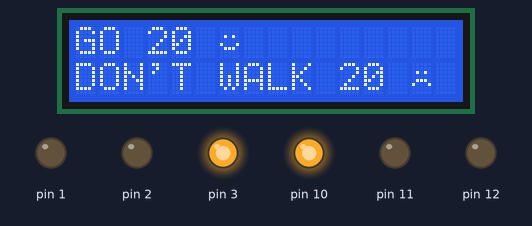
Simulated run of this sketch. Board: Arduino Uno, built with avr-gcc and run on an emulated ATmega328P. Shown: 16×2 character LCD, output pins drawn as LEDs (lit = HIGH).

Above: at 0.1 s.
At 5.1 s:
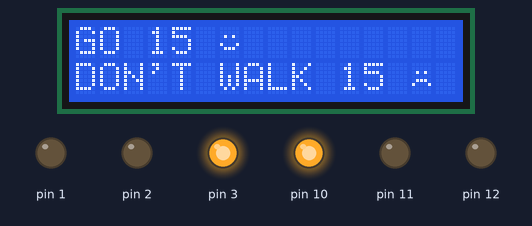
At 10.2 s:
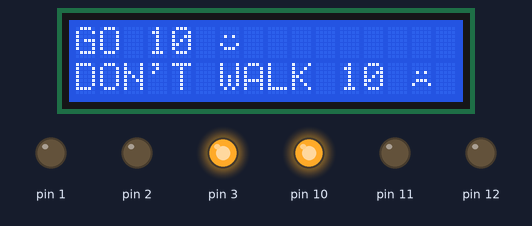
At 20.2 s:
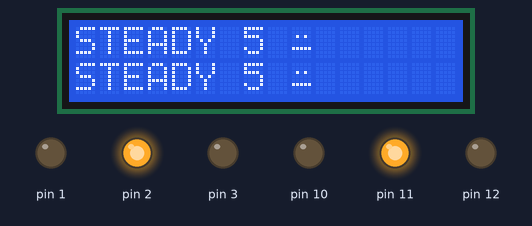
At 29.3 s:
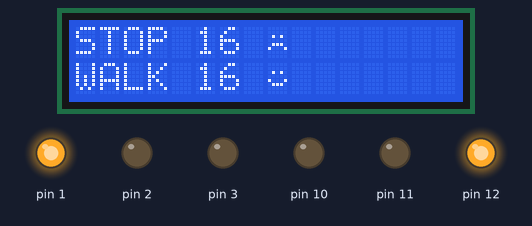
At 38.3 s:
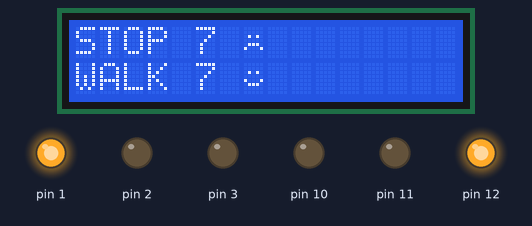
Timing chart, 0 to 39.8 s (numbered marks = the images above):
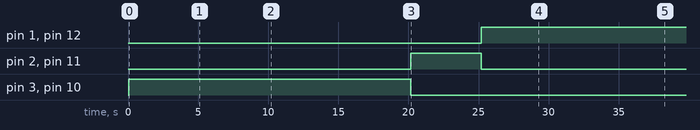

Measured:
- by itself, pin 1, pin 12: LOW → HIGH at 25.2 s
- by itself, pin 2, pin 11: LOW → HIGH at 20.2 s, → LOW 5.0 s later
- by itself, pin 3, pin 10: LOW → HIGH at 0.07 s, → LOW 20.1 s later
- what the display in image 1 shows lasts 1.0 s, from 5.1 s to 6.1 s

The sketch:

Traffic_Light.ino
```cpp
// including liquid crystal to enable using the lcd
#include<LiquidCrystal.h>
// setting the lcd pins to the arduino
const int rs = 8, en = 9, d4 = 4, d5 = 5, d6 = 6, d7 = 7;
LiquidCrystal lcd(rs, en, d4, d5, d6, d7);
//creating characters to show on lcd by lighting some points on lcd
byte smiley[8]{
  0b00000,
  0b00000,
  0b01010,
  0b00000,
  0b10001,
  0b01110,
  0b00000,
  0b00000
};
byte face[8]{
  0b00000,
  0b00000,
  0b01010,
  0b00000,
  0b00000,
  0b11111,
  0b00000,
  0b00000,
};
byte sad[8]{
  0b00000,
  0b00000,
  0b01010,
  0b00000,
  0b01110,
  0b10001,
  0b00000,
  0b00000
};

void setup() {
// setting pins 8,9 to lcd and 10,11,12, to the leds
  DDRB=0b00011111;
  // setting 1,2,3 to leds and 4,5,6 to lcd
  DDRD=0b01111110;
  // defining 16*2 lcd
  lcd.begin(16,2);
  // creating characters which previously defined
  lcd.createChar(0,smiley);
  lcd.createChar(1,face);
  lcd.createChar(2,sad);

}

void loop(){

  //green for 20 seconds
  for(int g=20; g>0; g--){

    // clearing the lcd
    lcd.clear();
    // setting lcd to write in column 0 and row 0
    lcd.setCursor(0,0);
    // turn on pin 10 and turn off all other pins
    PORTB=0b00000100;
    // print things on screen
    lcd.print("GO ");
    lcd.print(g);
    lcd.print(" ");
    lcd.write(byte(0));

    // setting lcd to write in column 1 and row 0
    lcd.setCursor(0,1);
    // turn on pin 4 and turn off all other pins
    PORTD=0b00001000;
    // print things on screen
    lcd.print("DON'T WALK ");
    lcd.print(g);
    lcd.print(" ");
    lcd.write(byte(2));

    // delay one second
    delay(1000);

  }

  //yellow for 5 seconds
  for(int y=5; y>0; y--){

    lcd.clear();
    lcd.setCursor(0,0);
    PORTB=0b00001000;
    lcd.print("STEADY ");
    lcd.print(y);
    lcd.print(" ");
    lcd.write(byte(1));

    lcd.setCursor(0,1);
    PORTD=0b00000100;
    lcd.print("STEADY ");
    lcd.print(y);
    lcd.print(" ");
    lcd.write(byte(1));

    delay(1000);

  }

  //red for 20 seconds
  for(int r=20; r>0; r--){

    lcd.setCursor(0,0);
    lcd.clear();
    PORTB=0b00010000;
    lcd.print("STOP ");
    lcd.print(r);
    lcd.print(" ");
    lcd.write(byte(2));

    lcd.setCursor(0,1);
    PORTD=0b00000010;
    lcd.print("WALK ");
    lcd.print(r);
    lcd.print(" ");
    lcd.write(byte(0));

    delay(1000);
  }
}
```
